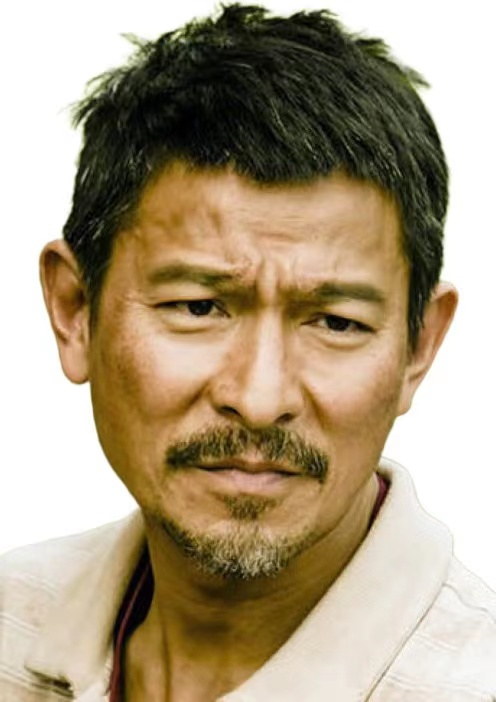
#> input picture imgs/ldh4.jpeg, 496 x 702 px
$ jupyter execute papers2image.ipynb
#> lines starting #> are read from the running program, lines starting #| are printed output that depends on the picture; after the words box and inside, x2 and y2 are one past the last pixel; in counts of white or black regions, pixels touching at a corner belong together
### common.py
import numpy as np
def rgb2gray( argb):
    return int(0.3*argb[0] + 0.59*argb[1] + 0.11*argb[2])

# [34 lines left out: functions six_step_gray, patch2graydot, patch2graymap, not called in this run]

def patch2graymap(patch, width, height):
    ret = np.zeros((width,height), dtype='int32')
    for i in range(width):
        for j in range(height):
            ret[i,j] = rgb2gray(patch[i][j])
    return ret

### papers2image.ipynb
[cell 1]
from skimage import io,transform
import os
import numpy as np
from matplotlib import pyplot as plot
from common import rgb2gray, patch2graymap
import matplotlib.pyplot as plt

[cell 2]
img2 = io.imread('./imgs/ldh4.jpeg')
#> img2 is the input picture: shape (702, 496, 3); mean R, G, B 172.7, 157.2, 131

[cell 3]
gray = patch2graymap(img2, img2.shape[0], img2.shape[1])
#> after the loop in patch2graymap, `for i in range(width):`:
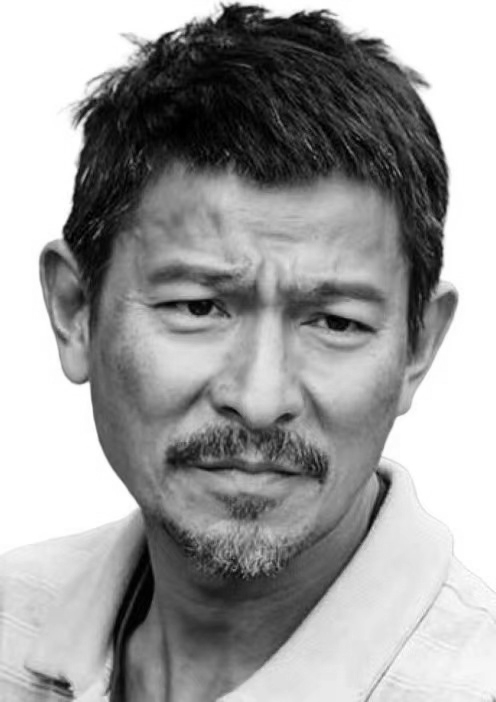
#> ret: shape (702, 496) int32; min 0, max 255, mean 158.7
gray

[cell 4]
X = np.random.random((100, 100)) # sample 2D array
plt.imshow(X, cmap="gray")
plt.show()
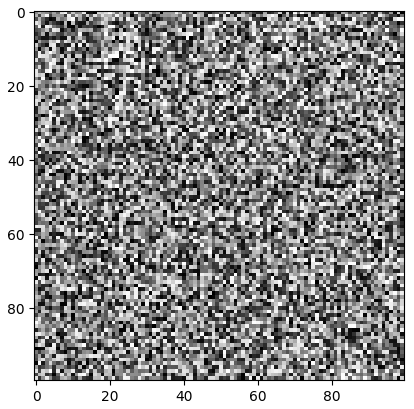
#> figure drawn by matplotlib, 1 panel
plt.imshow(gray/256, cmap='gray')
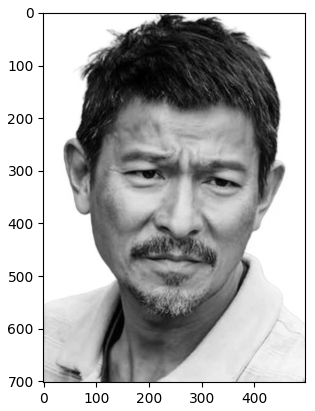
#> figure drawn by matplotlib, 1 panel

[cell 5]
def slicegrayscalemap(graymap, max_level, index):
    b = np.full((graymap.shape[0], graymap.shape[1]), 0)
    c = np.full((graymap.shape[0], graymap.shape[1]), 1)
    a = np.where(graymap > 255 * index / max_level, c, b)
    return a

[cell 6]
for i in range(6):
    slice1 = slicegrayscalemap(gray, 6, i)
    plt.show()
    plt.imshow(slice1/256, cmap='gray')
#> this loop made 6 passes
#> pass 1, in slicegrayscalemap, `a = np.where(graymap > 255 * index / max_level, c, b)`:
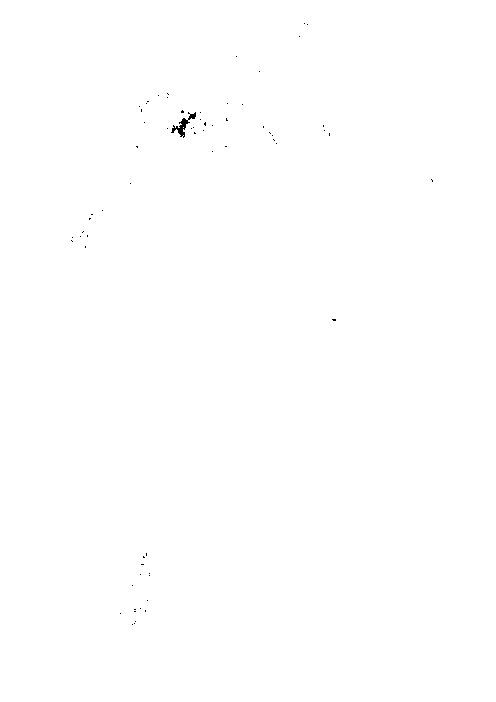
#> a: shape (702, 496) int64; values 0 (black) and 1 (white), 99.9% white; black in thin lines or dots, all inside (x1, y1, x2, y2) = (71, 23, 433, 625)
#> pass 2, in slicegrayscalemap (call 2), `a = np.where(graymap > 255 * index / max_level, c, b)`:
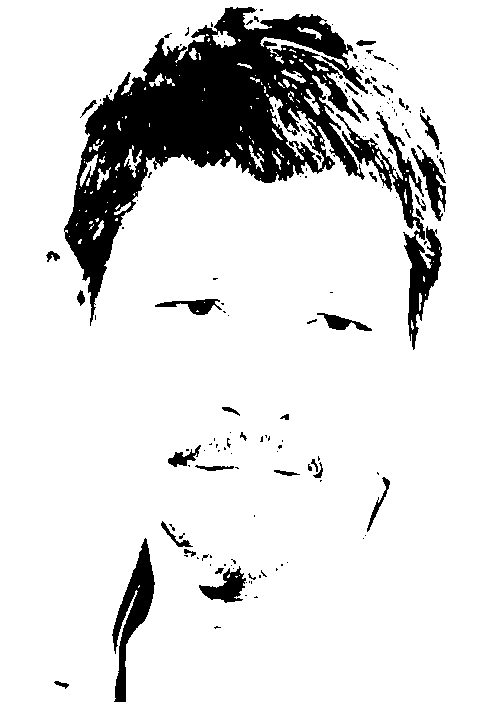
#> a: shape (702, 496) int64; values 0 (black) and 1 (white), 86.8% white; 162 black regions (121 under 20 px), largest, box (x1, y1, x2, y2) and area: (64, 7, 368, 326) 33599, (336, 111, 442, 350) 4243, (112, 538, 155, 702) 2538
#> pass 2, `plt.show()`:
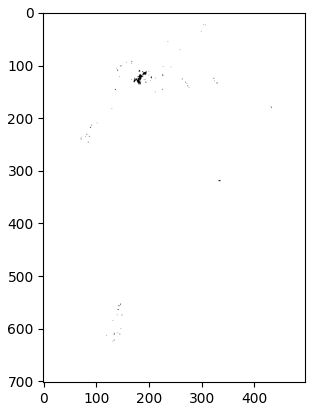
#> figure drawn by matplotlib, 1 panel
#> pass 3, in slicegrayscalemap (call 3), `a = np.where(graymap > 255 * index / max_level, c, b)`:
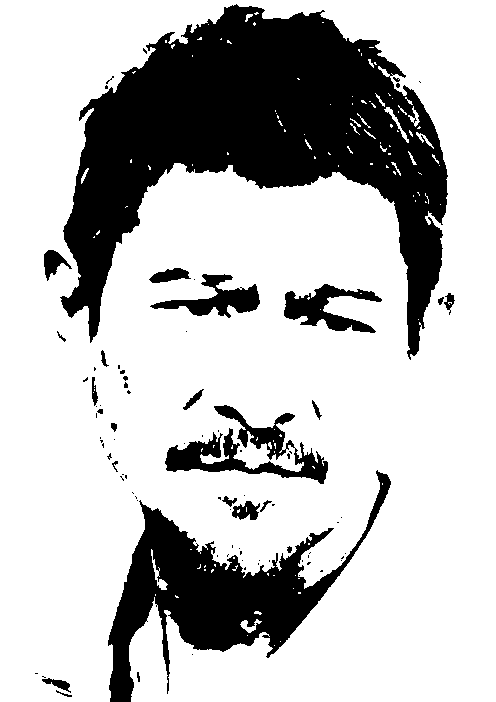
#> a: shape (702, 496) int64; values 0 (black) and 1 (white), 74.5% white; 87 black regions (62 under 20 px), largest, box (x1, y1, x2, y2) and area: (60, 4, 448, 360) 59131, (108, 470, 391, 702) 18964, (165, 405, 328, 484) 4311
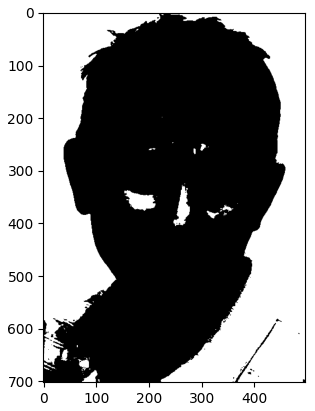
#> figure drawn by matplotlib, 1 panel

[cell 7]
gray.shape
#> Out = (702, 496)

$ run again, with imgs/ldh3.jpeg copied over imgs/ldh4.jpeg
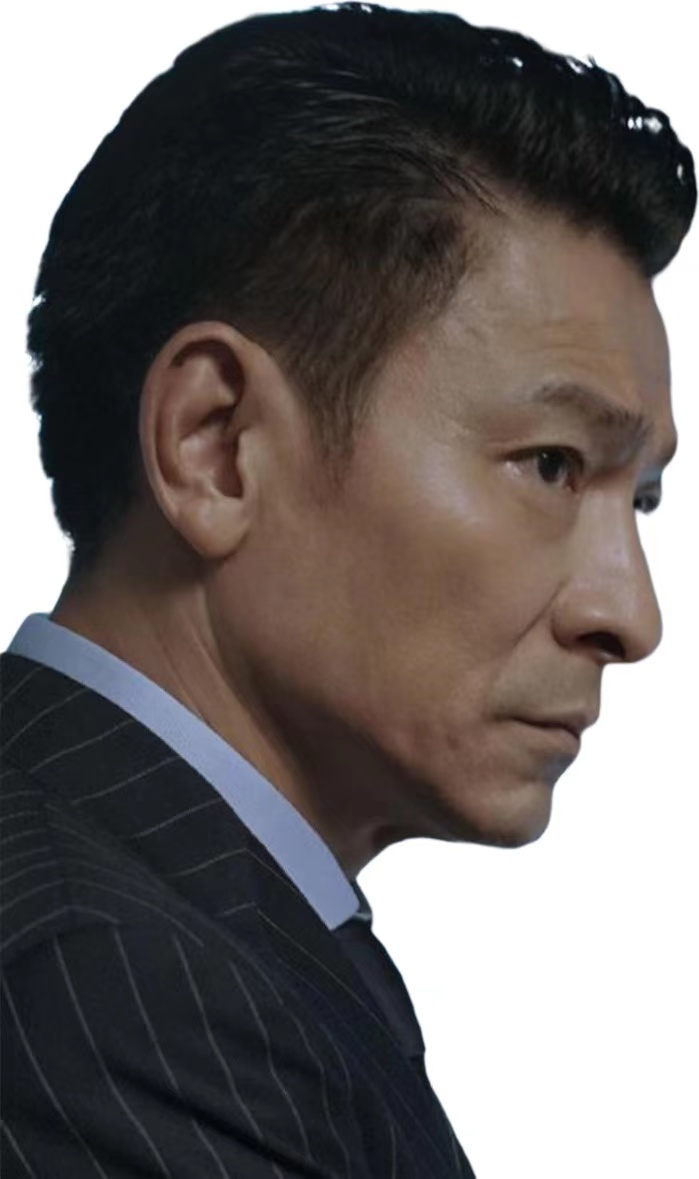
#> input picture imgs/ldh3.jpeg, 699 x 1179 px
#> img2 is the input picture: shape (1179, 699, 3); mean R, G, B 110.6, 104.9, 103.5
#> the loop `for i in range(6):` made 6 passes
#> pass 2, in slicegrayscalemap (call 2), `a = np.where(graymap > 255 * index / max_level, c, b)`:
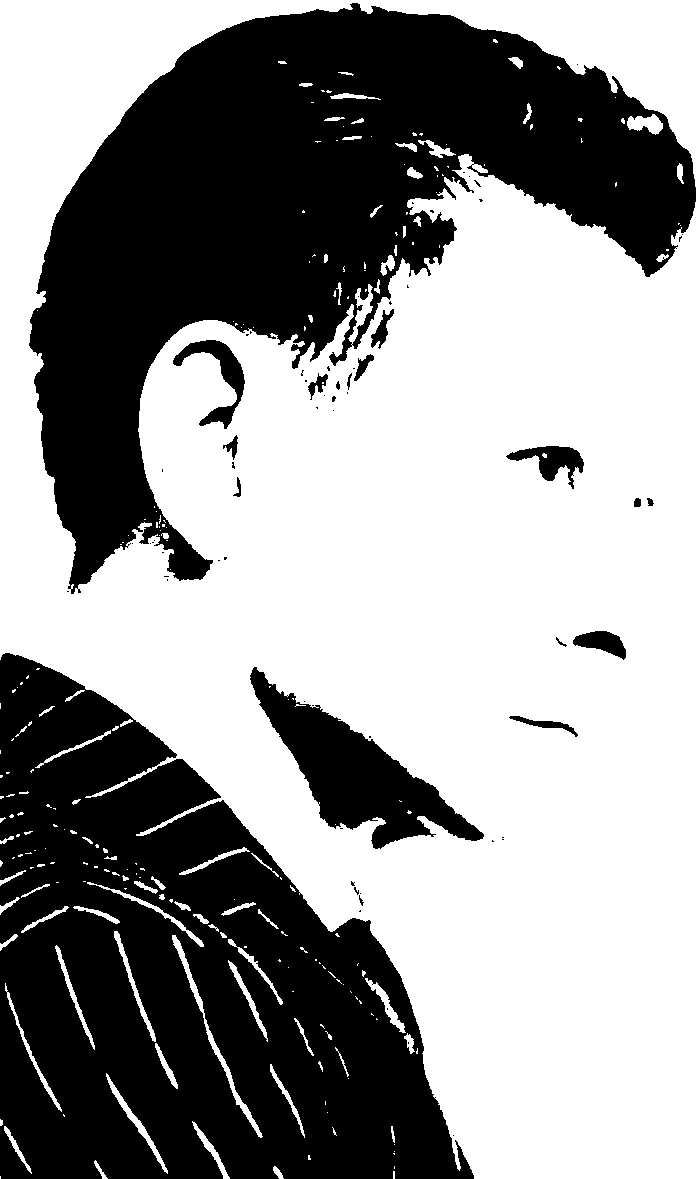
#> a: shape (1179, 699) int64; values 0 (black) and 1 (white), 59.2% white; 67 black regions (49 under 20 px), largest, box (x1, y1, x2, y2) and area: (29, 3, 696, 594) 164343, (0, 653, 474, 1179) 151723, (250, 667, 484, 849) 14361
#> `[cell 6] for i in range(6): slice1 = slicegrayscalemap(gray, 6, i) plt..`:
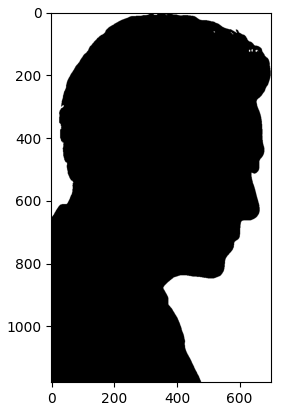
#> figure drawn by matplotlib, 1 panel

$ run again, with imgs/cyw.jpeg copied over imgs/ldh4.jpeg
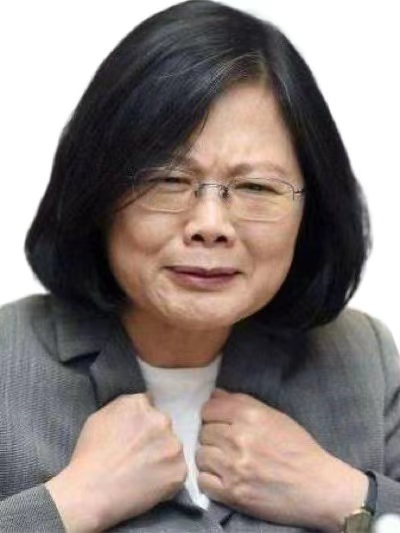
#> input picture imgs/cyw.jpeg, 400 x 533 px
#> img2 is the input picture: shape (533, 400, 3); mean R, G, B 141.7, 130.9, 127
#> the loop `for i in range(6):` made 6 passes
#> pass 2, in slicegrayscalemap (call 2), `a = np.where(graymap > 255 * index / max_level, c, b)`:
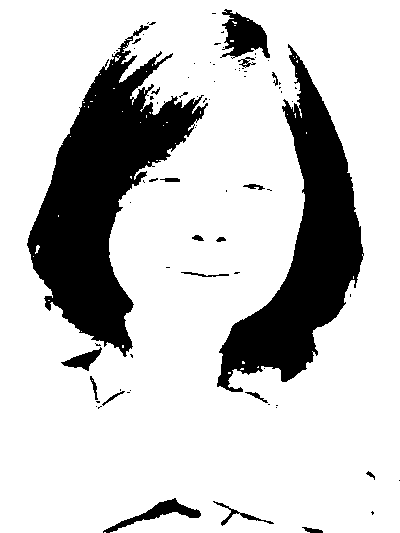
#> a: shape (533, 400) int64; values 0 (black) and 1 (white), 78.9% white; 79 black regions (58 under 20 px), largest, box (x1, y1, x2, y2) and area: (27, 25, 208, 357) 22985, (217, 44, 364, 392) 18196, (220, 9, 270, 59) 1377
#> `[cell 6] for i in range(6): slice1 = slicegrayscalemap(gray, 6, i) plt..`:
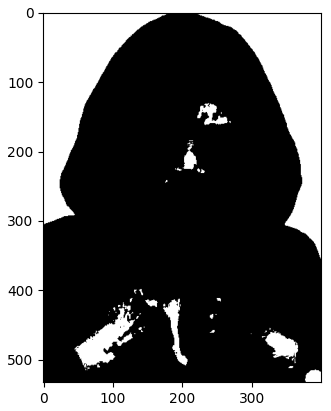
#> figure drawn by matplotlib, 1 panel
